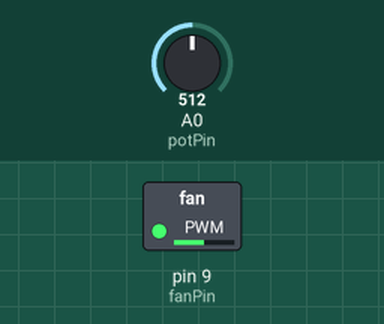
Recording of a sketch running on a simulated Arduino Uno, built with avr-gcc and run on an emulated ATmega328P. On the bench: switched loads named in the sketch (green lamp = pin HIGH). Inputs (shaded band) come from the test bench; at power-on: A0 (potPin) = 512.

Above: at 5.8 s.
5.9 s: A0 (potPin) set to 716
At 11.1 s:
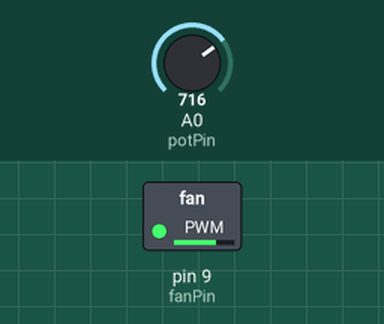
11.9 s: A0 (potPin) set to 900
At 16.1 s:
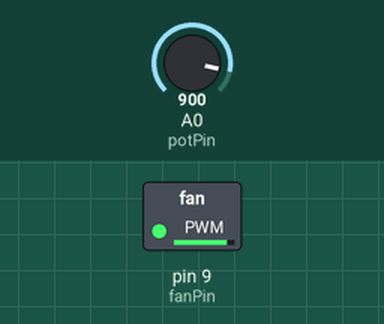
17.9 s: A0 (potPin) set to 122
At 21.2 s:
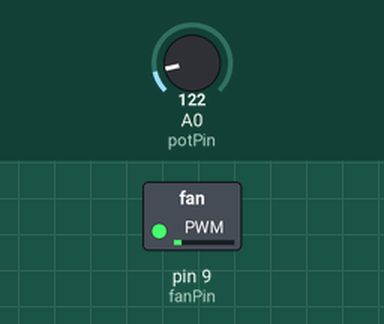
23.9 s: A0 (potPin) set to 0
At 26.2 s:
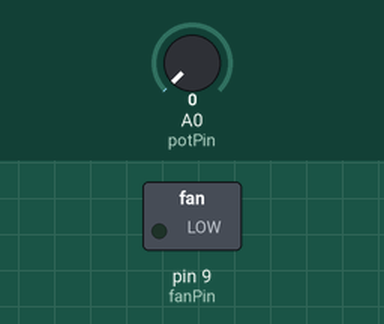
29.9 s: A0 (potPin) set to 511
At 31.2 s:
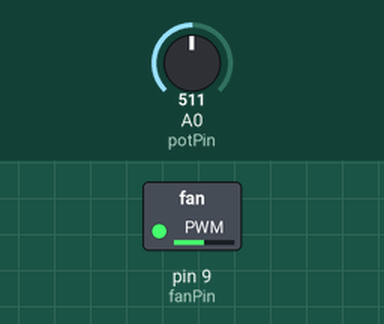
Timing chart, 0 to 32.9 s (numbered marks = the images above; inputs shaded):
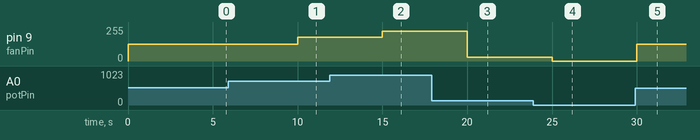

Measured:
- after the input at 5.9 s, pin 9 (fanPin): 127/255 → 178/255 after 4.1 s
- after the input at 11.9 s, pin 9 (fanPin): 178/255 → 224/255 after 3.1 s
- after the input at 17.9 s, pin 9 (fanPin): 224/255 → 30/255 after 2.1 s
- after the input at 23.9 s, pin 9 (fanPin): 30/255 → 0/255 after 1.1 s
- after the input at 29.9 s, pin 9 (fanPin): 0/255 → 127/255 after 0.10 s

The sketch:

Motor_Fan_speed_controller_basic.ino
```cpp
const int potPin = A0;  // Chân analog kết nối với chiết áp
const int fanPin = 9;   // Chân PWM kết nối với quạt

void setup() {
  pinMode(fanPin, OUTPUT);  // Cài đặt chân quạt làm đầu ra
}

void loop() {
  int potValue = analogRead(potPin);  // Đọc giá trị từ chiết áp (0-1023)
  int fanSpeed = map(potValue, 0, 1023, 0, 255);  // Ánh xạ giá trị đến phạm vi PWM (0-255)

  analogWrite(fanPin, fanSpeed);  // Điều chỉnh tốc độ quạt
  delay(5000);  // Quạt chạy trong 5 giây
}
```
